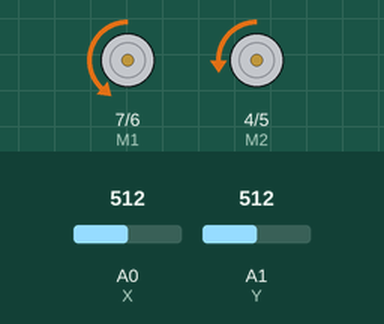
This sketch was run on a simulated Arduino Uno, built with avr-gcc and run on an emulated ATmega328P. On the bench: direction and speed pins drawn as motors (green arrow = direction pin HIGH = forward, orange = LOW = backward, longer = more drive). The inputs (shaded band) are chosen by the test bench; at power-on: A0 (X) = 512, A1 (Y) = 512.

Above: at 1.2 s.
1.3 s: A0 (X) set to 716
At 2.5 s:
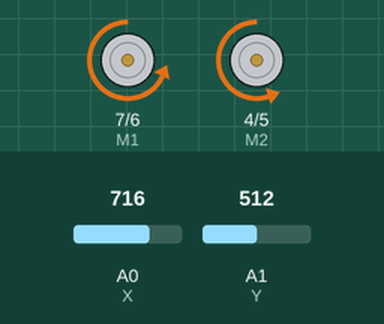
2.8 s: A1 (Y) set to 354
4.3 s: A1 (Y) set to 330
At 4.8 s:
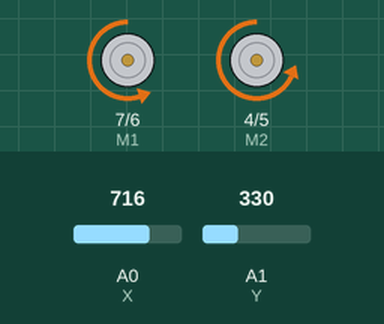
5.8 s: A0 (X) set to 900
At 6.5 s:
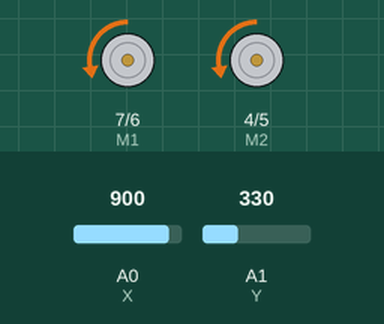
8.8 s: A0 (X) set to 511
At 10.2 s:
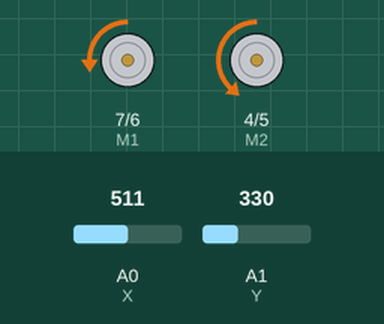
11.8 s: A0 (X) set to 306
At 12.7 s:
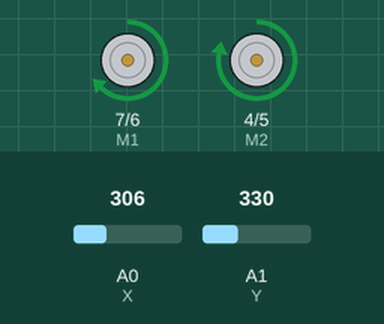
Timing chart, 0 to 60.8 s (numbered marks = the images above; inputs shaded):
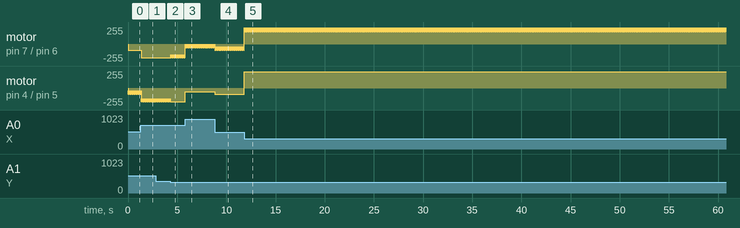

The sketch:

_2WD_Prototype.ino
```cpp
//2WD Prototype
//By JORGE
//Arduino uno, DFrobot 2drives L298, 2 dc 6v 0.4A

int E2 = 5; //Pwm motor 2
int M2 = 4; //Motor 2 con sensor
int E1 = 6; //Pwm motor 1
int M1 = 7; //Motor 1 sin sensor
int X = A0; // Eje x joystick
int Y = A1; // Eje y joystick
int R = A5; // Entrada encoder
int val = 0;
int velo = (520 + val);
int velu = (-1 * val);
int LED = 13;
void setup()
{
    pinMode(M1, OUTPUT); //Salida para motor 1
    pinMode(M2, OUTPUT); //Salida para motor 2
    pinMode(X, INPUT);   //Entrada eje X joystick
    pinMode(Y, INPUT);   //Entrada eje Y joystick
    pinMode(R, INPUT);   //Entrada encoder
}

void loop()
{
//  Serial.begin(9600);
//  Serial.print("X"); Serial.println(A0);
//  delay(1000);
  int val = analogRead(X);
  int dir = analogRead(Y);
  val = map(val, 200, 800, -80, 255);
  dir = map(dir, 200, 800, -80, 255);
//  val = constrain(val, -254, 254);
//  dir = constrain(dir, -80, 254);
  if(val > 0)
  {
    digitalWrite(M1, LOW);
    digitalWrite(M2, LOW);
    analogWrite(E1, val-0);
    analogWrite(E2, val-0);
    delay(20);
  }
  if(val < 0)
  {
    digitalWrite(M1, HIGH);
    digitalWrite(M2, HIGH);
    analogWrite(E1, val+10);
    analogWrite(E2, val+10);
    delay(20);
  }
   if(dir > 0)
  {
    analogWrite(E2, val-50);
    delay(20);
  }
  if(dir < 0)
  {
    analogWrite(E1, val-50);
    delay(20);
  }
}
 /* if(Y > 0)
  {
    digitalWrite(M1, HIGH);
    digitalWrite(M2, LOW);
    analogWrite(E1, 128);
    analogWrite(E2, vel);
    delay(20);
  }
  if(Y < 0)
  {
    digitalWrite(M1, LOW);
    digitalWrite(M2, HIGH);
    analogWrite(E1, vel);
    analogWrite(E2, 128);
    delay(20);
  }
}


/*
void loop()
{
  int valor;
  for(valor = 0 ; valor <= 255; valor+=5)
  {
    digitalWrite(M1,LOW);
    digitalWrite(M2, LOW);
    analogWrite(E1, valor);   //PWM Speed Control
    analogWrite(E2, valor);   //PWM Speed Control
    delay(100);
  }
}


*/
```

Measured:
- the behaviour switches between 344 and 343 on A1 (Y) (found by bisection; images 1 and 2)
- after the input at 1.3 s, motor on pin 7 (M1) / pin 6 (E1): backward 94/255 → backward 208/255 at once
- after the input at 4.3 s, motor on pin 7 (M1) / pin 6 (E1): alternates backward 208/255 for 0.02 s and backward 158/255 for 0.02 s, starting at once; motor on pin 4 (M2) / pin 5 (E2): goes on until 4.3 s, then stays backward 208/255
- after the input at 5.8 s, motor on pin 4 (M2) / pin 5 (E2): backward 208/255 → backward 54/255 at once
- after the input at 8.8 s, motor on pin 4 (M2) / pin 5 (E2): backward 54/255 → backward 93/255 at once
- after the input at 11.8 s, motor on pin 4 (M2) / pin 5 (E2): backward 93/255 → forward 245/255 at once
- by itself, motor on pin 4 (M2) / pin 5 (E2): alternates backward 208/255 for 0.02 s and backward 158/255 for 0.02 s
